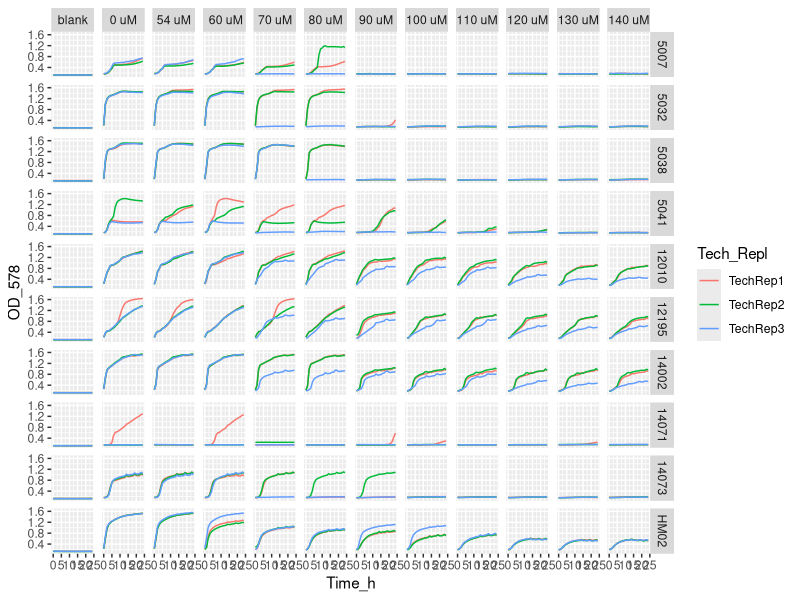
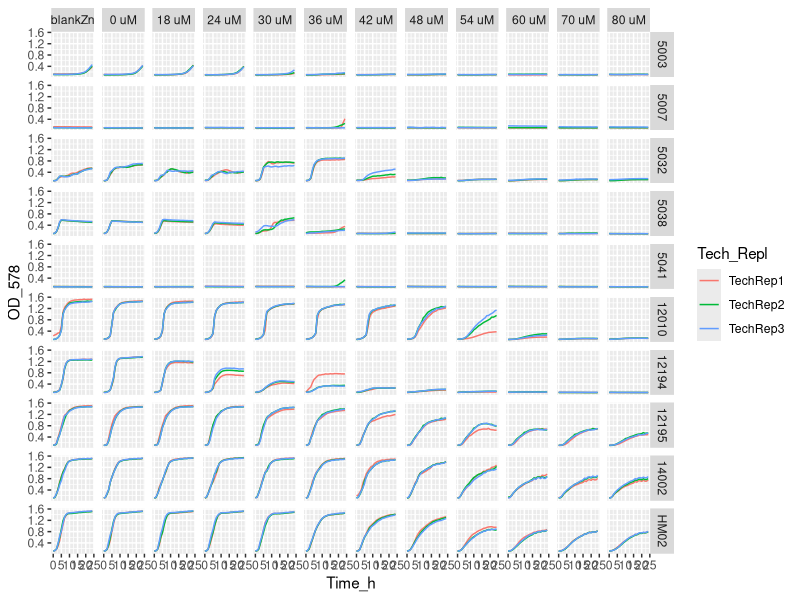
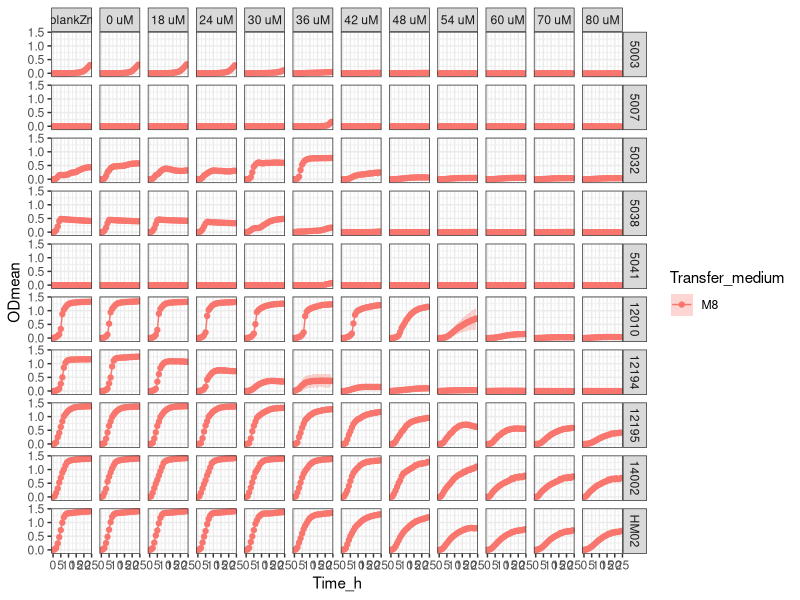
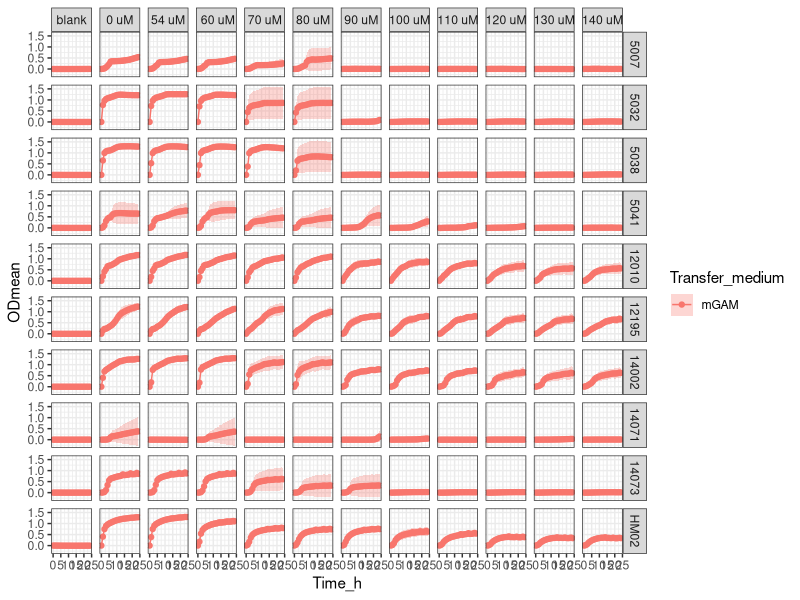

Reproduce these figures in R, in order.
setwd("C:/Users/sergi/Downloads/ITQB/Plate readings/Exp17_8plates_22122023")

library(tidyverse)

library(readxl)
Exp17 <- Exp17_8plates_22122023 <- read_excel("Exp17_8plates_22122023_final_final.xlsx")
View(Exp17) 

Exp17_v1 <- Exp17 %>%
  pivot_longer(names_to = "Condition", values_to = "OD_578", cols = -Time_h)
Exp17_v1
View(Exp17_v1)


Exp17_v2 <- separate(Exp17_v1, Condition, 
                     c("Strain",
                       "Transfer_medium",
                       "Zn_condition", 
                       "Tech_Repl",
                       "Biol_Repl",
                       "TPEN_conc",
                       "Well_number"), 
                     sep = "_", remove = FALSE,
                     convert = FALSE)
View(Exp17_v2)

Exp17_v2$OD_578 <- as.numeric (Exp17_v2$OD_578) #Because OD_578 values are character

Exp17_v2$TPEN_conc <- factor(Exp17_v2$TPEN_conc, levels = c("ctrTPENcells",
                                                            "ctrTPENwZn",
                                                            "ctrTPEN",
                                                            "3.6",
                                                            "4.8",
                                                            "6",
                                                            "7.2",
                                                            "8.4",
                                                            "9.6",
                                                            "10.8",
                                                            "12",
                                                            "14",
                                                            "16",
                                                            "18",
                                                            "20",
                                                            "22",
                                                            "24",
                                                            "26",
                                                            "28"))

Exp17_v2 <- Exp17_v2 %>% mutate(TPEN_conc = recode (TPEN_conc,
                                                    "ctrTPENcells" = "blank",
                                                    "ctrTPENwZn" = "blankZn",
                                                    "ctrTPEN" = "0 uM",
                                                    "3.6"= "18 uM",
                                                    "4.8"= "24 uM",
                                                    "6" = "30 uM",
                                                    "7.2" = "36 uM",
                                                    "8.4" = "42 uM",
                                                    "9.6" = "48 uM",
                                                    "10.8" = "54 uM",
                                                    "12" = " 60 uM",
                                                    "14" = "70 uM",
                                                    "16" = "80 uM",
                                                    "18" = "90 uM",
                                                    "20" = "100 uM",
                                                    "22" = "110 uM",
                                                    "24" = "120 uM",
                                                    "26" = "130 uM",
                                                    "28" = "140 uM"))

Exp17_v2$Strain <- factor(Exp17_v2$Strain, levels = c("5003",
                                                    "5007",
                                                    "5032",
                                                    "5038",
                                                    "5041",
                                                    "12010",
                                                    "12194",
                                                    "12195",
                                                    "14002",
                                                    "14071",
                                                    "14073",
                                                    "HM02"))

# Exp17_v2 %>%
#   ggplot(aes(x= Time_h, y=OD_578, color = Tech_Repl)) +
#   geom_line() +
#   facet_grid (Strain ~ TPEN_conc)


Exp17_v2 %>% filter (Transfer_medium == "mGAM") %>%
  ggplot(aes(x= Time_h, y=OD_578, color = Tech_Repl)) +
  geom_line() +
  facet_grid (Strain ~ TPEN_conc)

Exp17_v2 %>% filter (Transfer_medium == "M8") %>%
  ggplot(aes(x= Time_h, y=OD_578, color = Tech_Repl)) +
  geom_line() +
  facet_grid (Strain ~ TPEN_conc)


Exp17_v3<- Exp17_v2 %>% group_by(Strain, Transfer_medium, Zn_condition, Tech_Repl, Biol_Repl, Well_number) %>%
  mutate(blank = Time_h ==0)

View(Exp17_v3)

Exp17_v4 <- Exp17_v3 %>%
  group_by(Strain, Transfer_medium, Zn_condition, Tech_Repl, Biol_Repl, Well_number) %>%
  mutate(OD = OD_578 - OD_578[blank]) %>%
  ungroup()


View(Exp17_v4)

#Obtain the mean and sd
Exp17_v5 <- Exp17_v4 %>% group_by(Time_h, Strain, Transfer_medium, TPEN_conc) %>%
  summarise(ODmean = mean(OD), sdOD = sd(OD), n())

Exp17_v5$Strain <- factor(Exp17_v5$Strain, levels = c("5003",
                                                      "5007",
                                                      "5032",
                                                      "5038",
                                                      "5041",
                                                      "12010",
                                                      "12194",
                                                      "12195",
                                                      "14002",
                                                      "14071",
                                                      "14073",
                                                      "HM02"))


Exp17_v5 <- Exp17_v5 %>% mutate(TPEN_conc = recode (TPEN_conc,
                                                    "ctrTPENcells" = "blank",
                                                    "ctrTPENwZn" = "blankZn",
                                                    "ctrTPEN" = "0 uM",
                                                    "3.6"= "18 uM",
                                                    "4.8"= "24 uM",
                                                    "6" = "30 uM",
                                                    "7.2" = "36 uM",
                                                    "8.4" = "42 uM",
                                                    "9.6" = "48 uM",
                                                    "10.8" = "54 uM",
                                                    "12" = " 60 uM",
                                                    "14" = "70 uM",
                                                    "16" = "80 uM",
                                                    "18" = "90 uM",
                                                    "20" = "100 uM",
                                                    "22" = "110 uM",
                                                    "24" = "120 uM",
                                                    "26" = "130 uM",
                                                    "28" = "140 uM"))


# stocks conc / 0.001(mM --> uM) / d.f (=2)--> conc TPEN (now in the table)


Exp17_v5  %>% filter (Transfer_medium == "M8") %>%
  ggplot(aes(x = Time_h,
             y = ODmean,
             color = Transfer_medium
  )) +
  geom_point() + 
  geom_line() +
  geom_ribbon(aes(ymin=ODmean-sdOD, ymax=ODmean+sdOD, fill = Transfer_medium), 
              alpha = 0.3, colour = NA) + 
  facet_grid (Strain ~ TPEN_conc) +
  theme_bw()


Exp17_v5  %>% filter (Transfer_medium == "mGAM") %>%
  ggplot(aes(x = Time_h,
             y = ODmean,
             color = Transfer_medium
  )) +
  geom_point() + 
  geom_line() +
  geom_ribbon(aes(ymin=ODmean-sdOD, ymax=ODmean+sdOD, fill = Transfer_medium), 
              alpha = 0.3, colour = NA) + 
  facet_grid (Strain ~ TPEN_conc) +
  theme_bw()
